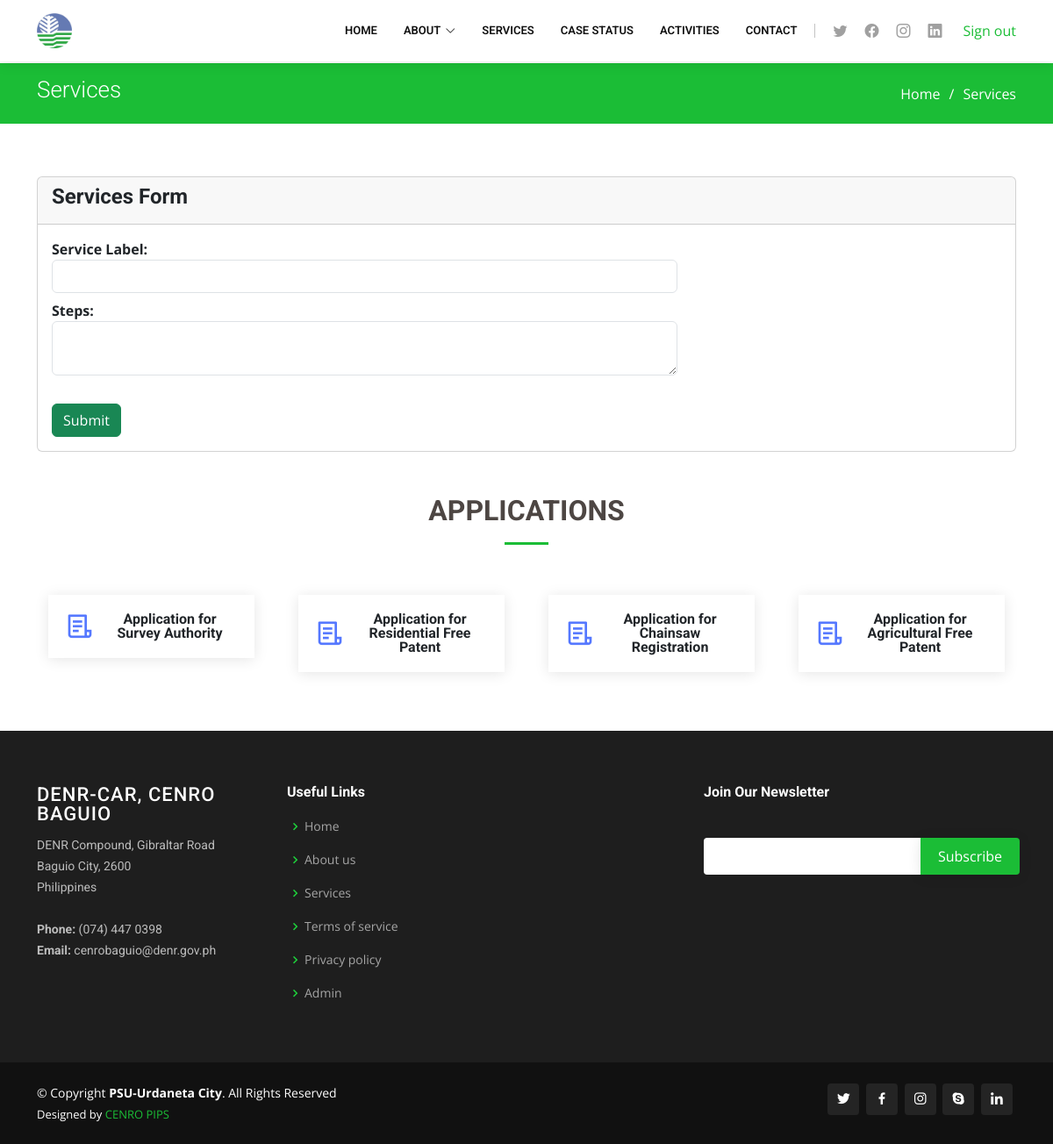
/services.php (signed in), run on the app's committed database.
### tables this page shows
CREATE TABLE `services` (
  `service_id` int(11) NOT NULL,
  `serviceLabel` varchar(255) NOT NULL,
  `serviceSteps` text NOT NULL
);

### services.php (the view, shortened to what this page needs)
<!DOCTYPE html>
<html lang="en">
<head>
  <link href="assets/vendor/animate.css/animate.min.css" rel="stylesheet">
  <link href="assets/vendor/aos/aos.css" rel="stylesheet">
  <link href="assets/vendor/bootstrap/css/bootstrap.min.css" rel="stylesheet">
  <link href="assets/vendor/bootstrap-icons/bootstrap-icons.css" rel="stylesheet">
  <link href="assets/vendor/boxicons/css/boxicons.min.css" rel="stylesheet">
  <link href="assets/vendor/glightbox/css/glightbox.min.css" rel="stylesheet">
  <link href="assets/vendor/remixicon/remixicon.css" rel="stylesheet">
  <link href="assets/vendor/swiper/swiper-bundle.min.css" rel="stylesheet">
  <link href="assets/css/style.css" rel="stylesheet">
</head>
<body>
  <?php
    include "navbar.php";
    include "config.php";
  ?>
  <main id="main">
    <section id="breadcrumbs" class="breadcrumbs">
      <div class="container">
        <div class="d-flex justify-content-between align-items-center">
          <h2>Services</h2>
          <ol>
            <li><a href="index.html">Home</a></li>
            <li>Services</li>
          </ol>
        </div>
      </div>
    </section>
    <section id="features" class="features">
      <div class="container" data-aos="fade-up">
      <div class="row">
      <?php
              if(isset($_SESSION['user_id']) != 0){
            ?>
            <div class="col-md-12 mb-5">
                <form id="form" action="saveService.php" method="POST">
                    <div class="card">
                        <div class="card-header">
                            <h4><b>Services Form</b></h4>
                        </div>
                        <div class="card-body">
                            <div class="row">
                              <div class="col-8">
                                <label class="control-label"><b>Service Label:</b></label>
                                <input type="text" class="form-control mb-2" name="label" required>
                              </div>
                              <div class="col-8">
                                <label class="control-label"><b>Steps:</b></label>
                                <textarea  class="form-control mb-2" name="serviceSteps" required></textarea>
                              </div>
                            </div>
                            <br>
                            <button class="btn btn-success" type="submit" id="submitButton">Submit</button>
                        </div>
                    </div>
                </form>
            </div>
            <?php } ?>
          </div>
        <div class="section-title">
          <h2>Applications</h2>
        </div>
        <div class="row">
          <?php
            $sql = "SELECT * FROM services order by service_id asc";
            $result = $mysqli->query($sql);
            if ($result->num_rows > 0){
              while ($row = $result->fetch_assoc()) :
          ?>
          <div class="col-lg-3 col-md-4 m-0">
            <form action="steps.php" method="post">
            <button class="btn " type="submit" name="stepsValue" value="<?php echo $row['service_id'] ?>">
              <div class="icon-box">
                <i class="ri-file-list-3-line" style="color: #5578ff;"></i>
                <h3><?php echo $row['serviceLabel'] ?></h3>
              </div>
            </button>
            </form>
          </div>
          <?php
            endwhile;
          }
          ?>
          </div>
        </div>
    </section>
  </main>
  <?php
    include 'footer.php';
  ?>
</body>
</html>

### assets/css/style.css (style rules this page uses)
body { font-family: "Open Sans", sans-serif; color: #4d4643; }
a { color: #1bbd36; text-decoration: none; }
h1, h2, h3, h4, h5, h6 { font-family: "Roboto", sans-serif; }
section { padding: 60px 0; overflow: hidden; }
.section-title { text-align: center; padding-bottom: 30px; }
.section-title h2 { font-size: 32px; font-weight: bold; text-transform: uppercase; margin-bottom: 20px; padding-bottom: 20px; position: relative; }
.section-title h2::after { content: ""; position: absolute; display: block; width: 50px; height: 3px; background: #1bbd36; bottom: 0; left: calc(50% - 25px); }
.breadcrumbs { padding: 15px 0; background: #1bbd36; min-height: 40px; margin-top: 72px; }
.breadcrumbs h2 { font-size: 26px; font-weight: 300; color: #fff; }
.breadcrumbs ol { display: flex; flex-wrap: wrap; list-style: none; padding: 0; margin: 0; color: #fff; }
.breadcrumbs ol a { color: #fff; }
.breadcrumbs ol li+li { padding-left: 10px; }
.breadcrumbs ol li+li::before { display: inline-block; padding-right: 10px; color: #fff; content: "/"; }
.features .icon-box { display: flex; align-items: center; padding: 20px; background: #fff; box-shadow: 0px 2px 15px rgba(0, 0, 0, 0.1); transition: ease-in-out 0.3s; }
.features .icon-box i { font-size: 32px; padding-right: 10px; line-height: 1; }
.features .icon-box h3 { font-weight: 700; margin: 0; padding: 0; line-height: 1; font-size: 16px; }

### data on the page
services: $row['service_id'] 1 (drawn), serviceLabel "Application for Survey Authority"
services: $row['service_id'] 2 (drawn), serviceLabel "Application for Residential Free Patent"
services: $row['service_id'] 3 (drawn), serviceLabel "Application for Chainsaw Registration"
services: $row['service_id'] 4 (drawn), serviceLabel "Application for Agricultural Free Patent"
